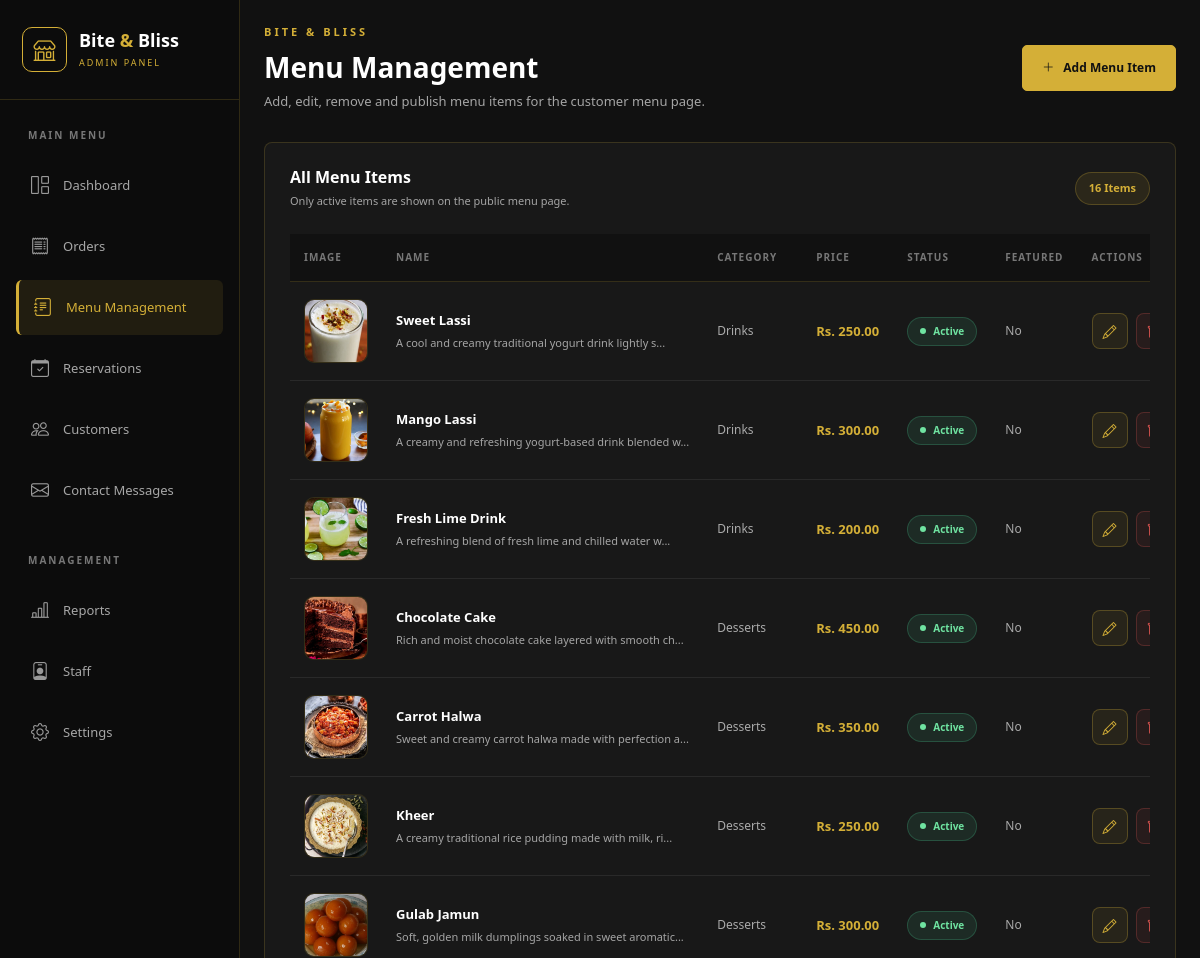
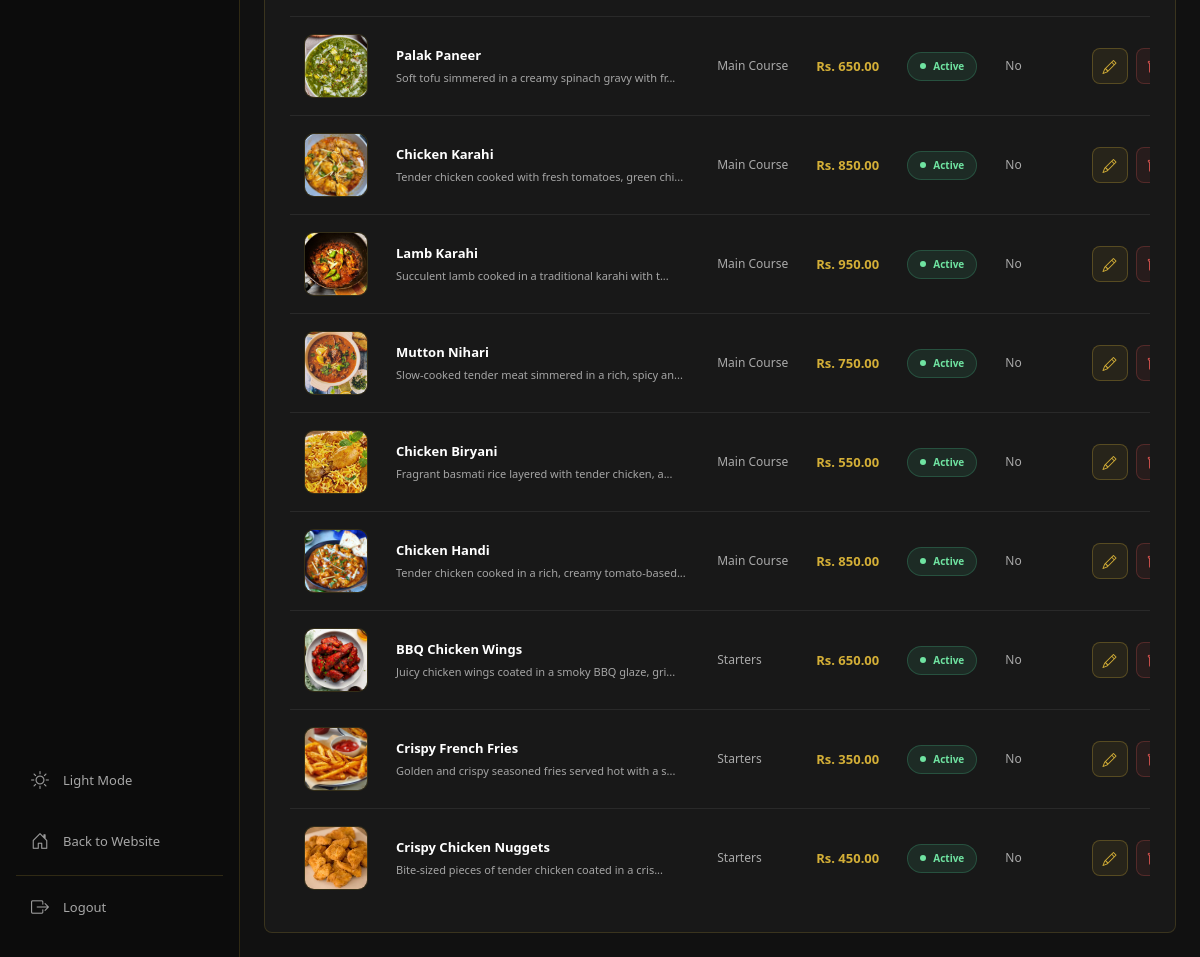
The app's page /admin/menu.php (signed in) with its own data (2 pictures, top to bottom).
### tables this page shows
CREATE TABLE `menu_items` (
  `id` int(11) NOT NULL,
  `name` varchar(150) NOT NULL,
  `category` enum('starters','main','desserts','drinks') NOT NULL,
  `description` text DEFAULT NULL,
  `price` decimal(10,2) NOT NULL DEFAULT 0.00,
  `image` varchar(255) DEFAULT NULL,
  `status` tinyint(1) NOT NULL DEFAULT 1,
  `is_featured` tinyint(1) NOT NULL DEFAULT 0,
  `created_at` timestamp NOT NULL DEFAULT current_timestamp(),
  `updated_at` timestamp NOT NULL DEFAULT current_timestamp() ON UPDATE current_timestamp()
);

### admin/menu.php (the view, shortened to what this page needs)
<?php
require_once "../config/database.php";
$stmt = $pdo->query("SELECT * FROM menu_items ORDER BY is_featured DESC, id DESC");
$items = $stmt->fetchAll();
$categoryNames = [
    "starters" => "Starters",
    "main" => "Main Course",
    "desserts" => "Desserts",
    "drinks" => "Drinks"
];
?>
<!DOCTYPE html>
<html lang="en">
<head>
    <link href="https://cdn.jsdelivr.net/npm/bootstrap@5.3.3/dist/css/bootstrap.min.css" rel="stylesheet">
    <link rel="stylesheet" href="https://cdn.jsdelivr.net/npm/bootstrap-icons@1.11.3/font/bootstrap-icons.min.css">
    <link rel="stylesheet" href="css/admin.css">
    <link rel="stylesheet" href="css/menu-admin.css">
</head>
<body>
    <div class="admin-layout">
        <?php require_once "includes/sidebar.php"; ?>
        <main class="main-content">
            <div class="container-fluid p-4">
                <div class="page-heading users-page-heading">
                    <div>
                        <p class="gold-label">BITE &amp; BLISS</p>
                        <h1>Menu Management</h1>
                        <p>Add, edit, remove and publish menu items for the customer menu page.</p>
                    </div>
                    <a href="menu_add.php" class="gold-btn"><i class="bi bi-plus-lg"></i> Add Menu Item</a>
                </div>
                <div class="dashboard-card contact-messages-card">
                    <div class="card-header-custom">
                        <div>
                            <h5>All Menu Items</h5>
                            <p>Only active items are shown on the public menu page.</p>
                        </div><span class="message-count"><?= count($items) ?> <?= count($items) === 1 ? 'Item' : 'Items' ?></span>
                    </div>
                    <div class="table-responsive">
                        <table class="table restaurant-table menu-admin-table">
                            <thead>
                                <tr>
                                    <th>IMAGE</th>
                                    <th>NAME</th>
                                    <th>CATEGORY</th>
                                    <th>PRICE</th>
                                    <th>STATUS</th>
                                    <th>FEATURED</th>
                                    <th>ACTIONS</th>
                                </tr>
                            </thead>
                            <tbody>
                                <?php if (!$items): ?>
                                    <tr>
                                        <td colspan="7" class="text-center py-5">No menu items yet. Click <strong>Add Menu Item</strong> to create your first item.</td>
                                    </tr>
                                    <?php else: foreach ($items as $item): ?>
                                        <tr>
                                            <td>
                                                <div class="menu-admin-thumb"><?php if (!empty($item['image'])): ?><img src="<?= htmlspecialchars($item['image']) ?>" alt="<?= htmlspecialchars($item['name']) ?>"><?php else: ?><i class="bi bi-image"></i><?php endif; ?></div>
                                            </td>
                                            <td><strong><?= htmlspecialchars($item['name']) ?></strong><small><?= htmlspecialchars(mb_strimwidth($item['description'] ?? '', 0, 55, '...')) ?></small></td>
                                            <td><?= htmlspecialchars($categoryNames[$item['category']] ?? ucfirst($item['category'])) ?></td>
                                            <td>Rs. <?= number_format((float)$item['price'], 2) ?></td>
                                            <td><span class="menu-status <?= $item['status'] ? 'active' : 'inactive' ?>"><?= $item['status'] ? 'Active' : 'Inactive' ?></span></td>
                                            <td><?= $item['is_featured'] ? '<span class="menu-featured"><i class="bi bi-star-fill"></i> Yes</span>' : 'No' ?></td>
                                            <td>
                                                <div class="menu-actions"><a href="menu_edit.php?id=<?= (int)$item['id'] ?>" class="btn btn-sm btn-outline-warning" title="Edit"><i class="bi bi-pencil"></i></a><a href="menu_delete.php?id=<?= (int)$item['id'] ?>" class="btn btn-sm btn-outline-danger" title="Delete" onclick="return confirm('Delete this menu item?');"><i class="bi bi-trash"></i></a></div>
                                            </td>
                                        </tr>
                                <?php endforeach;
                                endif; ?>
                            </tbody>
                        </table>
                    </div>
                </div>
            </div>
        </main>
    </div>
</body>
</html>

### admin/includes/sidebar.php (shortened to what this page needs)
<?php
$currentPage = basename($_SERVER["PHP_SELF"]);
?>
<aside class="sidebar" id="sidebar">
    <div class="brand">
        <div class="brand-icon">
            <i class="bi bi-shop"></i>
        </div>
        <div>
            <h4>Bite <span>&</span> Bliss</h4>
            <small>ADMIN PANEL</small>
        </div>
    </div>
    <div class="sidebar-content">
        <p class="sidebar-label">MAIN MENU</p>
        <a href="dashboard.php" class="sidebar-link <?= $currentPage === 'dashboard.php' ? 'active' : '' ?>">
            <i class="bi bi-grid-1x2"></i>
            <span>Dashboard</span>
        </a>
        <a href="orders.php" class="sidebar-link <?= in_array($currentPage, ['orders.php', 'order_view.php', 'order_edit.php']) ? 'active' : '' ?>">
            <i class="bi bi-receipt"></i>
            <span>Orders</span>
        </a>
        <a href="menu.php" class="sidebar-link <?= in_array($currentPage, ['menu.php', 'menu_add.php', 'menu_edit.php']) ? 'active' : '' ?>">
            <i class="bi bi-journal-text"></i>
            <span>Menu Management</span>
        </a>
        <a href="reservations.php" class="sidebar-link <?= $currentPage === 'reservations.php' ? 'active' : '' ?>">
            <i class="bi bi-calendar-check"></i>
            <span>Reservations</span>
        </a>
        <a href="users.php" class="sidebar-link <?= $currentPage === 'users.php' ? 'active' : '' ?>">
            <i class="bi bi-people"></i>
            <span>Customers</span>
        </a>
        <a href="contact_messages.php" class="sidebar-link <?= $currentPage === 'contact_messages.php' ? 'active' : '' ?>">
            <i class="bi bi-envelope"></i>
            <span>Contact Messages</span>
        </a>
        <p class="sidebar-label management-label">MANAGEMENT</p>
        <a href="reports.php" class="sidebar-link <?= $currentPage === 'reports.php' ? 'active' : '' ?>">
            <i class="bi bi-bar-chart-line"></i>
            <span>Reports</span>
        </a>
        <a href="staff.php" class="sidebar-link">
            <i class="bi bi-person-badge"></i>
            <span>Staff</span>
        </a>
        <a href="settings.php" class="sidebar-link <?= $currentPage === 'settings.php' ? 'active' : '' ?>">
            <i class="bi bi-gear"></i>
            <span>Settings</span>
        </a>
    </div>
    <div class="sidebar-bottom">
        <button type="button" class="sidebar-link theme-toggle" id="themeToggle">
            <i class="bi bi-sun"></i>
            <span>Light Mode</span>
        </button>
        <a href="../index.php" class="sidebar-link">
            <i class="bi bi-house-door"></i>
            <span>Back to Website</span>
        </a>
        <a href="/restaurant_system/auth/logout.php" class="sidebar-link logout">
            <i class="bi bi-box-arrow-right"></i>
            <span>Logout</span>
        </a>
    </div>
</aside>

### admin/css/menu-admin.css (style rules this page uses)
:root { --mn-inset: #111111; --mn-line: #292929; --mn-input-line: #333333; --mn-check-line: #666666; --mn-gold-text: var(--gold); --mn-ok-text: #6fe3a1; --mn-ok-bg: rgba(67, 181, 129, 0.12); --mn-ok-line: rgba(67, 181, 129, 0.28); --mn-off-text: #999999; --mn-off-bg: rgba(255, 255, 255, 0.05); --mn-off-line: rgba(255, 255, 255, 0.10); --mn-err-text: #ff8f8b; --mn-err-bg: rgba(217, 83, 79, 0.12); --mn-err-line: rgba(217, 83, 79, 0.30); }
.menu-admin-thumb { width: 64px; height: 64px; display: flex; align-items: center; justify-content: center; overflow: hidden; background: var(--mn-inset); border: 1px solid var(--border); border-radius: 10px; color: var(--muted); font-size: 22px; }
.menu-admin-thumb img { width: 100%; height: 100%; display: block; object-fit: cover; }
.restaurant-table.menu-admin-table td strong { display: block; color: var(--white) !important; font-size: 13px; font-weight: 700; }
.menu-admin-table td small { display: block; margin-top: 4px; color: var(--muted); font-size: 11px; font-weight: 400; }
.restaurant-table.menu-admin-table tbody td:nth-child(4) { color: var(--mn-gold-text) !important; font-size: 13px; font-weight: 700; }
.menu-status { display: inline-flex; align-items: center; gap: 7px; padding: 6px 12px; border-radius: 20px; font-size: 10px; font-weight: 600; white-space: nowrap; }
.menu-status::before { content: ""; width: 6px; height: 6px; border-radius: 50%; background: currentColor; }
.menu-status.active { color: var(--mn-ok-text); background: var(--mn-ok-bg); border: 1px solid var(--mn-ok-line); }
.menu-actions { display: flex; align-items: center; gap: 8px; }
.restaurant-table .menu-actions .btn-outline-warning { --bs-btn-focus-shadow-rgb: 212, 175, 55; color: var(--mn-gold-text) !important; background: rgba(212, 175, 55, 0.08) !important; border: 1px solid rgba(212, 175, 55, 0.28) !important; }
.restaurant-table .menu-actions .btn-outline-danger { --bs-btn-focus-shadow-rgb: 217, 83, 79; color: var(--red) !important; background: rgba(217, 83, 79, 0.08) !important; border: 1px solid rgba(217, 83, 79, 0.25) !important; }

### records on screen
menu_items: image (picture), name "Sweet Lassi", description "A cool and creamy traditional yogurt drink lightly s...", category "Drinks", price "250.00", status "Active", is_featured "No"
menu_items: image (picture), name "Mango Lassi", description "A creamy and refreshing yogurt-based drink blended w...", category "Drinks", price "300.00", status "Active", is_featured "No"
menu_items: image (picture), name "Fresh Lime Drink", description "A refreshing blend of fresh lime and chilled water w...", category "Drinks", price "200.00", status "Active", is_featured "No"
menu_items: image (picture), name "Chocolate Cake", description "Rich and moist chocolate cake layered with smooth ch...", category "Desserts", price "450.00", status "Active", is_featured "No"
menu_items: image (picture), name "Carrot Halwa", description "Sweet and creamy carrot halwa made with perfection a...", category "Desserts", price "350.00", status "Active", is_featured "No"
menu_items: image (picture), name "Kheer", description "A creamy traditional rice pudding made with milk, ri...", category "Desserts", price "250.00", status "Active", is_featured "No"
menu_items: image (picture), name "Gulab Jamun", description "Soft, golden milk dumplings soaked in sweet aromatic...", category "Desserts", price "300.00", status "Active", is_featured "No"
menu_items: image (picture), name "Palak Paneer", description "Soft tofu simmered in a creamy spinach gravy with fr...", category "Main Course", price "650.00", status "Active", is_featured "No"
menu_items: image (picture), name "Chicken Karahi", description "Tender chicken cooked with fresh tomatoes, green chi...", category "Main Course", price "850.00", status "Active", is_featured "No"
menu_items: image (picture), name "Lamb Karahi", description "Succulent lamb cooked in a traditional karahi with t...", category "Main Course", price "950.00", status "Active", is_featured "No"
menu_items: image (picture), name "Mutton Nihari", description "Slow-cooked tender meat simmered in a rich, spicy an...", category "Main Course", price "750.00", status "Active", is_featured "No"
menu_items: image (picture), name "Chicken Biryani", description "Fragrant basmati rice layered with tender chicken, a...", category "Main Course", price "550.00", status "Active", is_featured "No"
menu_items: image (picture), name "Chicken Handi", description "Tender chicken cooked in a rich, creamy tomato-based...", category "Main Course", price "850.00", status "Active", is_featured "No"
menu_items: image (picture), name "BBQ Chicken Wings", description "Juicy chicken wings coated in a smoky BBQ glaze, gri...", category "Starters", price "650.00", status "Active", is_featured "No"
menu_items: image (picture), name "Crispy French Fries", description "Golden and crispy seasoned fries served hot with a s...", category "Starters", price "350.00", status "Active", is_featured "No"
menu_items: image (picture), name "Crispy Chicken Nuggets", description "Bite-sized pieces of tender chicken coated in a cris...", category "Starters", price "450.00", status "Active", is_featured "No"

### other values on screen
count($items) "16"
